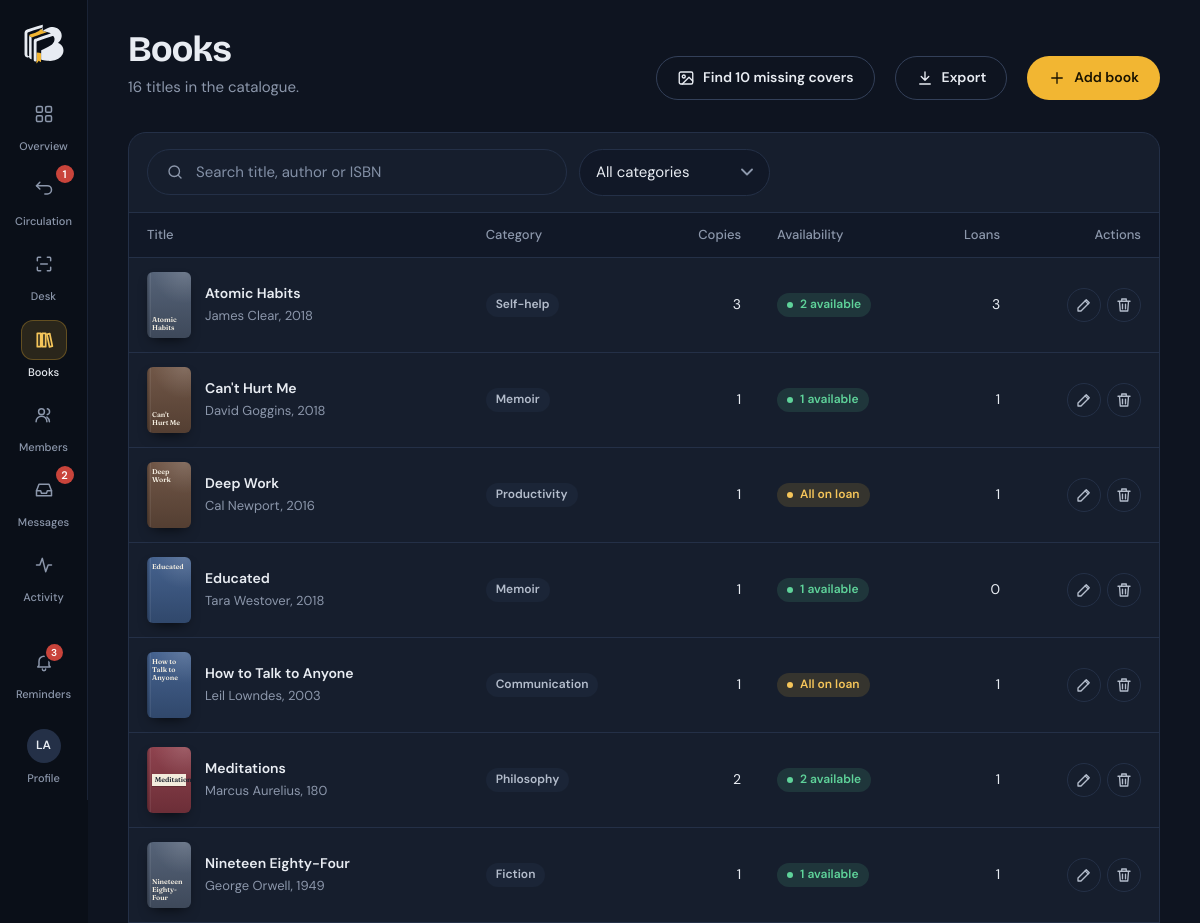
The app's page /admin/books.php (signed in, upper part), older data.
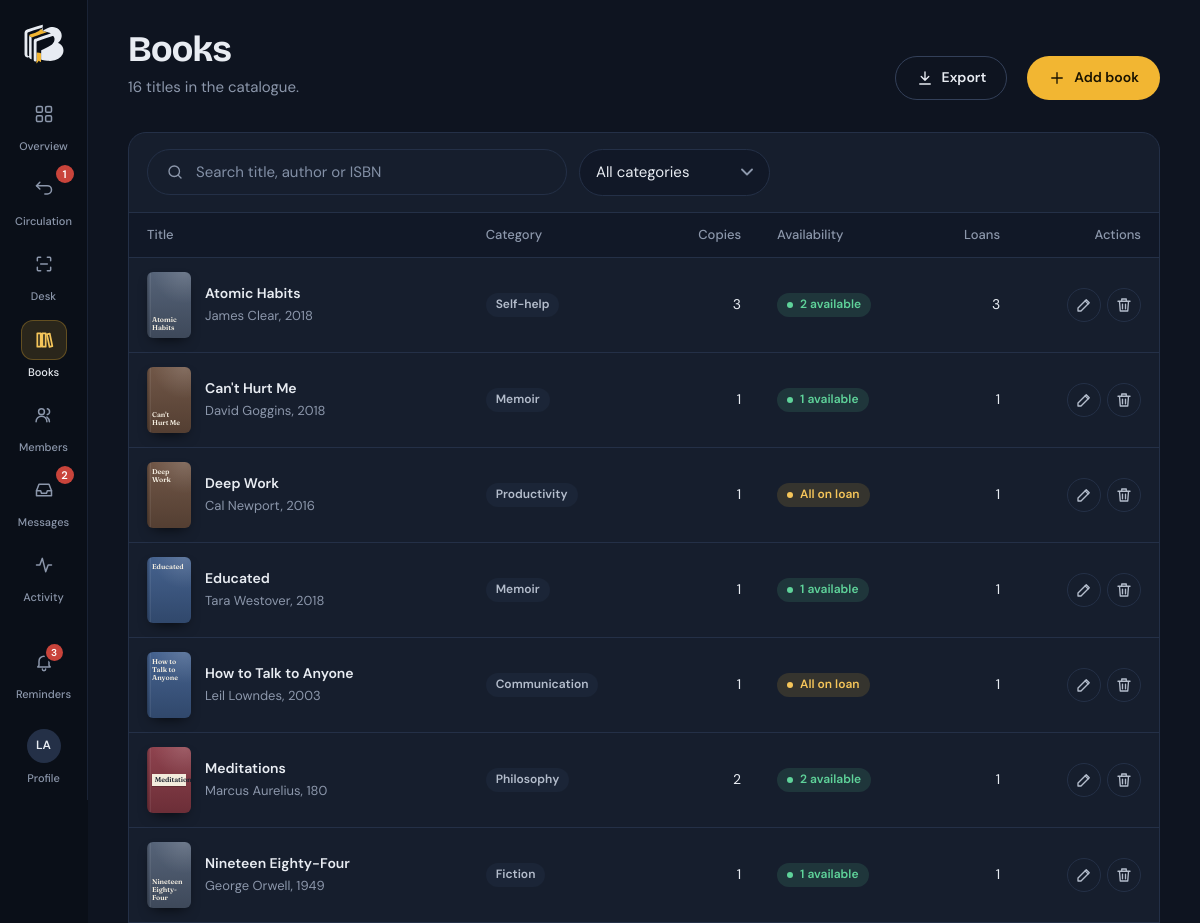
The same page, newer data.
### tables this page shows
CREATE TABLE users (
  id            INT UNSIGNED AUTO_INCREMENT PRIMARY KEY,
  name          VARCHAR(120) NOT NULL,
  username      VARCHAR(60)  NOT NULL UNIQUE,
  email         VARCHAR(160) NULL,
  phone         VARCHAR(40)  NULL,
  password_hash VARCHAR(255) NOT NULL,
  role          ENUM('admin','member') NOT NULL DEFAULT 'member',
  is_active     TINYINT(1)   NOT NULL DEFAULT 1,
  last_login_at DATETIME     NULL,
  created_at    DATETIME     NOT NULL DEFAULT CURRENT_TIMESTAMP,
  INDEX idx_users_role (role)
);

CREATE TABLE books (
  id             INT UNSIGNED AUTO_INCREMENT PRIMARY KEY,
  title          VARCHAR(200) NOT NULL,
  author         VARCHAR(160) NOT NULL,
  category       VARCHAR(80)  NULL,
  isbn           VARCHAR(20)  NULL,
  published_year SMALLINT     NULL,
  description    TEXT         NULL,
  cover          VARCHAR(255) NULL,
  pdf            VARCHAR(255) NULL,
  copies         INT UNSIGNED NOT NULL DEFAULT 1,
  created_at     DATETIME     NOT NULL DEFAULT CURRENT_TIMESTAMP,
  INDEX idx_books_title (title),
  INDEX idx_books_author (author),
  INDEX idx_books_category (category)
);

### admin/books.php (the view, shortened to what the rows shown need)
<?php
require __DIR__ . '/../includes/bootstrap.php';
$user = require_role('admin');
$search = input('q');
$category = input('category');
$where = [];
$params = [];
$whereSql = $where ? 'WHERE ' . implode(' AND ', $where) : '';
$p = paginate((int)q_val('SELECT COUNT(*) FROM books b ' . $whereSql, $params), 15);
$books = q_all('SELECT ' . book_columns() . ', (SELECT COUNT(*) FROM loans lx WHERE lx.book_id = b.id) AS times FROM ' . books_from()
    . " $whereSql ORDER BY b.title LIMIT {$p['per']} OFFSET {$p['offset']}", $params);
$attachments = function (?array $b): array {
    $coverOk = $b && $b['cover'] && is_file(APP_ROOT . '/' . $b['cover']);
    $pdfPath = $b && $b['pdf'] ? APP_ROOT . '/' . $b['pdf'] : null;
    $pdfOk = $pdfPath && is_file($pdfPath);
    return [
        '_cover_url' => $coverOk ? url($b['cover']) : '',
        '_pdf_url'   => $pdfOk ? url('read.php', ['id' => $b['id']]) : '',
        '_pdf_size'  => $pdfOk ? format_bytes((int)filesize($pdfPath)) : '',
    ];
};
$bookJson = fn(array $b) => json_encode([
    'id' => $b['id'], 'title' => $b['title'], 'author' => $b['author'], 'category' => $b['category'], 'isbn' => $b['isbn'],
    'published_year' => $b['published_year'], 'copies' => $b['copies'], 'description' => $b['description'],
] + $attachments($b), JSON_UNESCAPED_UNICODE);
$active = 'books';
require __DIR__ . '/../includes/partials/header.php';
?>
<header class="page-head">
  <div class="page-head__title">
    <h1>Books</h1>
  </div>
</header>
<section class="card card--flush">
  <?php if ($books): ?>
  <div class="table-wrap">
    <table class="table table--stack table--books">
      <thead><tr><th>Title</th><th>Category</th><th class="num">Copies</th><th>Availability</th><th class="num">Loans</th><th class="num">Actions</th></tr></thead>
      <tbody>
      <?php foreach ($books as $b): ?>
        <tr>
          <td><a class="cell-book" href="<?= e(url('book.php', ['id' => $b['id']])) ?>"><?= cover_html($b, 'cover-sm') ?><span><strong><?= e($b['title']) ?></strong><span class="muted small"><?= e($b['author']) ?><?= $b['published_year'] ? ', ' . e($b['published_year']) : '' ?></span>
              </span></a></td>
          <td class="hide-sm"><?= $b['category'] ? '<span class="badge badge--muted badge--plain">' . e($b['category']) . '</span>' : '<span class="muted">—</span>' ?></td>
          <td class="num hide-sm"><?= (int)$b['copies'] ?></td>
          <td class="hide-sm"><?= (int)$b['available'] > 0 ? '<span class="badge badge--ok">' . (int)$b['available'] . ' available</span>' : '<span class="badge badge--warn">All on loan</span>' ?>
            <?php if ($b['pdf']): ?><span class="badge badge--info badge--plain" title="Has an e-book PDF">PDF</span><?php endif; ?></td>
          <td class="num hide-sm"><?= (int)$b['times'] ?></td>
          <td>
            <div class="actions">
              <button class="btn btn--ghost btn--sm btn--icon" type="button" data-open="book-dialog" data-fill="<?= e($bookJson($b)) ?>" aria-label="Edit <?= e($b['title']) ?>" title="Edit"><?= icon('edit') ?></button>
              <form method="post" data-confirm="“<?= e($b['title']) ?>” and its loan history will be permanently removed." data-confirm-title="Delete this book?" data-confirm-ok="Delete book">
                <button class="btn btn--ghost btn--sm btn--icon" type="submit" aria-label="Delete <?= e($b['title']) ?>" title="Delete"><?= icon('trash') ?></button>
              </form>
            </div>
          </td>
        </tr>
      <?php endforeach; ?>
      </tbody>
    </table>
  </div>
  <?php else: ?>
    <div class="empty"><?= empty_art('shelf') ?><h3>No books found</h3><p><?= $search !== '' || $category !== '' ? 'Try another search or category.' : 'Add your first book to start the catalogue.' ?></p></div>
  <?php endif; ?>
</section>
<?php require __DIR__ . '/../includes/partials/footer.php'; ?>

### includes/partials/header.php (shortened to what the rows shown need)
<?php
$user = current_user();
$active = $active ?? '';
$isAdmin = $user && $user['role'] === 'admin';
if ($user && !$isAdmin) {
    $navCounts = [
        'loans'    => (int)q_val("SELECT COUNT(*) FROM loans WHERE user_id = ? AND status = 'borrowed' AND due_at <= ?",
                        [(int)$user['id'], date('Y-m-d', strtotime('+' . (int)config('library.due_soon_days') . ' days'))])
                      + ready_hold_count((int)$user['id']),
        'messages' => unread_replies((int)$user['id']),
    ];
    $nav = [
        ['discover.php', 'discover', 'compass', 'Discover'],
        ['loans.php', 'loans', 'book', 'My loans', $navCounts['loans']],
        ['favorites.php', 'favorites', 'heart', 'Favorites'],
        ['messages.php', 'messages', 'message', 'Messages', $navCounts['messages']],
    ];
} elseif ($isAdmin) {
    $navCounts = [
        'returns'  => (int)q_val("SELECT COUNT(*) FROM loans WHERE status = 'return_requested'"),
        'messages' => chat_unread_conversations(),
    ];
    $nav = [
        ['admin/index.php', 'overview', 'grid', 'Overview'],
        [$navCounts['returns'] ? 'admin/loans.php?tab=requests' : 'admin/loans.php', 'loans', 'swap', 'Circulation', $navCounts['returns']],
        ['admin/desk.php', 'desk', 'scan', 'Desk'],
        ['admin/books.php', 'books', 'books', 'Books'],
        ['admin/members.php', 'members', 'users', 'Members'],
        ['admin/messages.php', 'messages', 'inbox', 'Messages', $navCounts['messages']],
        ['admin/activity.php', 'activity', 'activity', 'Activity'],
    ];
}
$theme = ($_COOKIE['bt_theme'] ?? '') === 'light' ? 'light' : 'dark';
$reminders = $user ? reminders_for($user) : [];
?><!doctype html>
<html lang="en" data-theme="<?= $theme ?>">
<head>
  <link rel="stylesheet" href="<?= e(asset('css/app.css')) ?>">
</head>
<body class="<?= e($bodyClass ?? '') ?>"<?= $user ? ' data-search-api="' . e(url('api/search.php')) . '"' : '' ?>>
<?php if ($user):
    $home = url(home_for($user));
?>
<div class="app" id="app">
  <aside class="sidebar" id="sidebar" aria-label="Sidebar">
    <a class="brand" href="<?= e($home) ?>" aria-label="BookTrack home">
      <?= logo_mark() ?>
    </a>
    <nav class="nav" aria-label="Main">
      <?php foreach ($nav as $item): ?>
        <a href="<?= e(url($item[0])) ?>" <?= $active === $item[1] ? 'aria-current="page"' : '' ?>>
          <span class="nav__icon"><?= icon($item[2]) ?></span>
          <span class="nav__label"><?= e($item[3]) ?></span>
          <?php if (!empty($item[4])): ?><span class="count" aria-label="<?= (int)$item[4] ?> <?= $item[1] === 'messages' ? 'new' : 'need attention' ?>"><?= (int)$item[4] ?></span><?php endif; ?>
        </a>
      <?php endforeach; ?>
    </nav>
    <div class="rail-user">
      <button class="rail-bell" type="button" popovertarget="reminders" aria-label="Reminders<?= $reminders ? ', ' . count($reminders) . ' new' : '' ?>">
        <span class="nav__icon"><?= icon('bell') ?><?php if ($reminders): ?><span class="count"><?= count($reminders) > 9 ? '9+' : count($reminders) ?></span><?php endif; ?></span>
        <span class="nav__label">Reminders</span>
      </button>
      <a class="rail-account" href="<?= e(url('profile.php')) ?>" <?= $active === 'profile' ? 'aria-current="page"' : '' ?> title="<?= e($user['name']) ?>">
        <span class="nav__icon"><span class="avatar"><?= e(initials($user['name'])) ?></span></span>
        <span class="nav__label">Profile</span>
      </a>
    </div>
  </aside>
  <div class="shell">
    <main class="main" id="main">
<?php endif; ?>

### includes/helpers.php (shortened to what the rows shown need)
<?php
function e($value): string
{
    return htmlspecialchars((string)($value ?? ''), ENT_QUOTES | ENT_SUBSTITUTE, 'UTF-8');
}
function base_url(): string
{
    static $base = null;
    if ($base !== null) return $base;
    $root   = str_replace('\\', '/', (string)realpath(APP_ROOT));
    $script = str_replace('\\', '/', (string)realpath($_SERVER['SCRIPT_FILENAME'] ?? ''));
    $rel    = ltrim(substr($script, strlen($root)), '/');
    $name   = $_SERVER['SCRIPT_NAME'] ?? '/';
    $base   = ($rel !== '' && str_ends_with($name, $rel)) ? substr($name, 0, -strlen($rel)) : '/';
    return $base ?: '/';
}
function url(string $path = '', array $query = []): string
{
    $u = base_url() . ltrim($path, '/');
    if ($query) $u .= '?' . http_build_query($query);
    return $u;
}
function asset(string $path): string
{
    $file = APP_ROOT . '/assets/' . $path;
    $v = is_file($file) ? filemtime($file) : 1;
    return url('assets/' . $path) . '?v=' . $v;
}
function input_int(string $key, int $default = 0): int
{
    $v = $_POST[$key] ?? $_GET[$key] ?? null;
    return is_numeric($v) ? (int)$v : $default;
}
function today(): string
{
    return date('Y-m-d');
}
function initials(string $name): string
{
    $parts = preg_split('/\s+/', trim($name)) ?: [];
    $out = '';
    foreach (array_slice($parts, 0, 2) as $p) $out .= mb_strtoupper(mb_substr($p, 0, 1));
    return $out ?: '?';
}
function plural(int $n, string $word, ?string $pluralWord = null): string
{
    return $n . ' ' . ($n === 1 ? $word : ($pluralWord ?? $word . 's'));
}
function cover_html(array $book, string $class = 'cover'): string
{
    $title = e($book['title'] ?? '');
    $variant = crc32('v' . ($book['title'] ?? '') . ($book['author'] ?? '')) % 5;
    return '<div class="' . e($class) . ' cover--generated cover--v' . $variant . '" style="--cover-bg:' . cover_color($book) . '" role="img" aria-label="Cover of ' . $title . '">'
        . '<span class="cover__title">' . $title . '</span>'
        . '<span class="cover__author">' . e($book['author'] ?? '') . '</span></div>';
}
function cover_color(array $book): string
{
    $palettes = ['#3E5C8A', '#7A4A35', '#2F6B57', '#8A3B47', '#5B4E8C', '#4F5D73', '#2E6E7E', '#6B5040'];
    return $palettes[crc32((string)($book['title'] ?? '')) % count($palettes)];
}
function icon(string $name, string $class = 'icon'): string
{
    return '<svg class="' . e($class) . '" viewBox="0 0 24 24" aria-hidden="true">' . ($paths[$name] ?? '') . '</svg>';
}
function paginate(int $total, int $perPage = 12): array
{
    $pages = max(1, (int)ceil($total / $perPage));
    $page  = min($pages, max(1, input_int('page', 1)));
    return ['page' => $page, 'pages' => $pages, 'per' => $perPage, 'offset' => ($page - 1) * $perPage, 'total' => $total];
}
function logo_mark(string $class = 'logo-mark'): string
{
    static $svg = null;
    if ($svg === null) {
        $svg = trim((string) @file_get_contents(dirname(__DIR__) . '/assets/img/logo-mark.svg'));
    }
    return str_replace('<svg ', '<svg class="' . e($class) . '" aria-hidden="true" focusable="false" ', $svg);
}

Row changes from the older to the newer data that the page shows:
changed books "Educated": times "0" → "1"
Text that changed along with them:
$missingCovers: "10" → (not shown)
text no longer shown: "Find missing covers"
